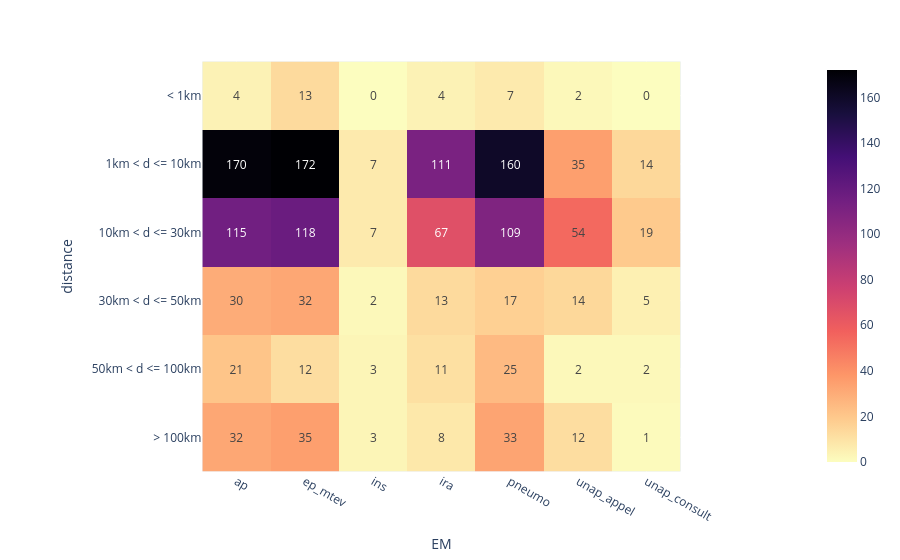

Notebook source saved alongside this figure:
### Markdown cell above
#### Heatmap en nombres absolus centre Paris

### Code cell
import seaborn as sns
%matplotlib inline


# sns.heatmap(df_tab_dist, linewidths=0.5, annot=False)

# df_tab_dist.style.background_gradient(cmap='Blues')

fig = px.imshow(df_em_dist_paris.drop(columns='total'), text_auto=True, color_continuous_scale='magma_r')
fig.show()

### Figure 1 — Plotly figure (JSON) as saved in the notebook; plotly's stock layout.template omitted (floating-point values rounded to 4 significant figures)
{"data": [{"coloraxis": "coloraxis", "hovertemplate": "EM: %{x}<br>distance: %{y}<br>color: %{z}<extra></extra>", "name": "0", "texttemplate": "%{z}", "type": "heatmap", "x": ["ap", "ep_mtev", "ins", "ira", "pneumo", "unap_appel", "unap_consult"], "xaxis": "x", "y": ["< 1km", "1km < d <= 10km", "10km < d <= 30km", "30km < d <= 50km", "50km < d <= 100km", "> 100km"], "yaxis": "y", "z": [[4, 13, 0, 4, 7, 2, 0], [170, 172, 7, 111, 160, 35, 14], [115, 118, 7, 67, 109, 54, 19], [30, 32, 2, 13, 17, 14, 5], [21, 12, 3, 11, 25, 2, 2], [32, 35, 3, 8, 33, 12, 1]]}], "layout": {"coloraxis": {"colorscale": [[0, "#fcfdbf"], [0.1111, "#feca8d"], [0.2222, "#fd9668"], [0.3333, "#f1605d"], [0.4444, "#cd4071"], [0.5556, "#9e2f7f"], [0.6667, "#721f81"], [0.7778, "#440f76"], [0.8889, "#180f3d"], [1, "#000004"]]}, "margin": {"t": 60}, "xaxis": {"anchor": "y", "constrain": "domain", "domain": [0, 1], "scaleanchor": "y", "title": {"text": "EM"}}, "yaxis": {"anchor": "x", "autorange": "reversed", "constrain": "domain", "domain": [0, 1], "title": {"text": "distance"}}}}
